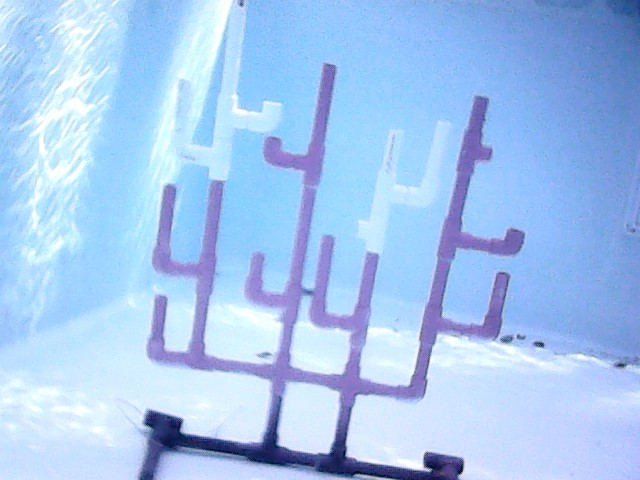
#> input picture images/coral/1/1.jpg, 640 x 480 px
$ python colors_test.py
#> lines starting #> are read from the running program, lines starting #| are printed output that depends on the picture; long printed decimals are rounded
### vision/images.py
"""Contains methods to get testing images from the images directory"""

import cv2
import os
from os import path, walk
from vision import images_path, config

def get_image(*paths):
    """Returns the image at the specified path with each folder as a separate argument.
    For example: `get_image("coral", "1", "1.jpg")`"""
    return cv2.imread(path.join(images_path, *paths))
#> returned value is the input picture: shape (480, 640, 3); mean B, G, R 240.7, 198.4, 164.9

# [18 lines left out: functions show_image, get_all_images, not called in this run]

def get_video(*paths):
    """Returns a VideoCapture object from a video file at the specified path with each folder as a separate argument."""
    return cv2.VideoCapture(path.join(images_path, *paths))

# [14 lines left out: functions get_folder, clear_folder, not called in this run]

def show_debug(image, name="Image", wait=True):
    """
    If it is running in debug mode, then the given image will be displayed.
    Parameters:
    image: The image to display
    name (str): The name of the window (Default "Image")
    wait (bool): If true, code will stop execution until a key is pressed (Default True)
    """
    if config.debug:
        cv2.imshow(name, image)
        if wait:
            cv2.waitKey(0)

### vision/colors.py
"""Gets the dominant colors in an image"""

from sklearn.cluster import KMeans
import numpy as np
import cv2
from vision.images import show_debug

def centroid_histogram(clt):
    """Gets number of different clusters and returns a normalized histogram from number of pixels assigned to each cluster.
    For example: 'centroid_histogram(clusters)'"""
    num_labels = np.arange(0, len(np.unique(clt.labels_)) + 1)
    (hist, _) = np.histogram(clt.labels_, bins=num_labels)

    # normalize the histogram so it sums to one
    hist = hist.astype("float")
    hist /= hist.sum()

    return hist


def plot_colors(hist, centroids):
    """Creates color bar window and plots the different colors of the image.
    For example: 'plot_colors(hist, clt.cluster_centers_)'"""
    # Dimensions of color bar window
    width = 500
    height = 50

    # Setting up the color bar window
    bar = np.zeros((height, width, 3), dtype="uint8")
    start_x = 0

    # Plot different colors
    for color in centroids:
        end_x = start_x + (width/len(centroids))
        cv2.rectangle(bar, (int(start_x), 0), (int(end_x), 50), color.astype("uint8").tolist(), -1)
        start_x = end_x
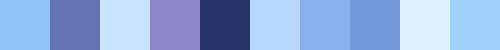
#> bar: shape (50, 500, 3); mean of channels 0, 1, 2 220.7, 172.5, 144.4; drawn as B, G, R

    return bar


def get_colors(image, clusters):
    """Gets the colors in an image and displays the histogram.
    For example: 'get_colors("coral", 8)'"""
    show_debug(image, wait=False)

    image = image.reshape(image.shape[0] * image.shape[1], 3)

    clt = KMeans(n_clusters=clusters)
    clt.fit(image)

    centroids = clt.cluster_centers_

    hist = centroid_histogram(clt)
    bar = plot_colors(hist, clt.cluster_centers_)

    show_debug(bar, name="Colors")
    cv2.destroyAllWindows()

    return centroids

### vision/__init__.py
from os import path

parent_dir = path.split(path.dirname(__file__))[0]
images_path = path.join(parent_dir, "images")

class Config:
    def __init__(self, debug):
        self.debug = debug

config = Config(False)

### vision/colors_test.py
from vision.colors import *
from vision.images import get_image
from vision import config

config.debug = True

image = get_image("coral", "1", "1.jpg")

print(get_colors(image, 10))
#| [[252.329 198.085 145.139]
#|  [179.698 116.153 100.435]
#|  [253.631 228.709 201.407]
#|  [204.659 136.113 141.642]
#|  [106.296  51.788   41.215]
#|  [252.373  216.171  183.783]
#|  [236.877 175.780 137.569]
#|  [218.884 153.945 116.213]
#|  [254.084 242.529  221.519]
#|  [253.171 210.384 159.962]]

$ run again, with images/coral/1/10.jpg copied over images/coral/1/1.jpg
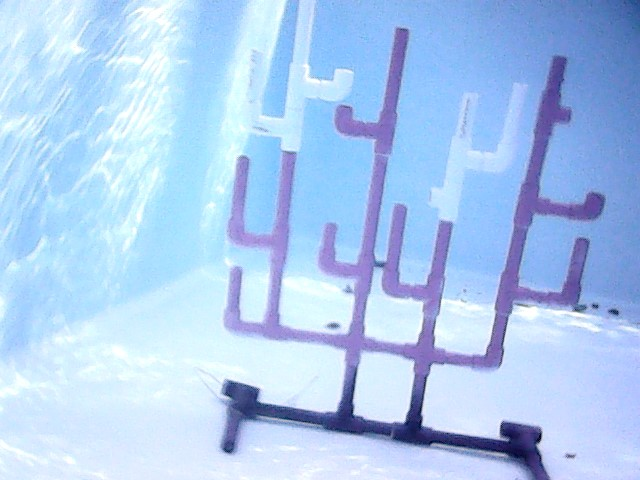
#> input picture images/coral/1/10.jpg, 640 x 480 px
#> in get_image, returned value is the input picture: shape (480, 640, 3); mean B, G, R 240, 202.7, 172.7
#> after the loop in plot_colors, `for color in centroids:`:
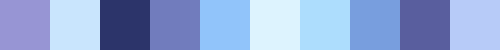
#> bar: shape (50, 500, 3); mean of channels 0, 1, 2 214.5, 166.9, 144; drawn as B, G, R
#| [[212.698 149.514  151.552 ]
#|  [253.568 229.214 201.552]
#|  [106.609  52.246  44.798]
#|  [189.969 124.699 113.360]
#|  [250.363 196.101 145.832]
#|  [254.135 243.126 221.885]
#> (further printed lines are left out)

$ run again, with images/coral/1/11.jpg copied over images/coral/1/1.jpg
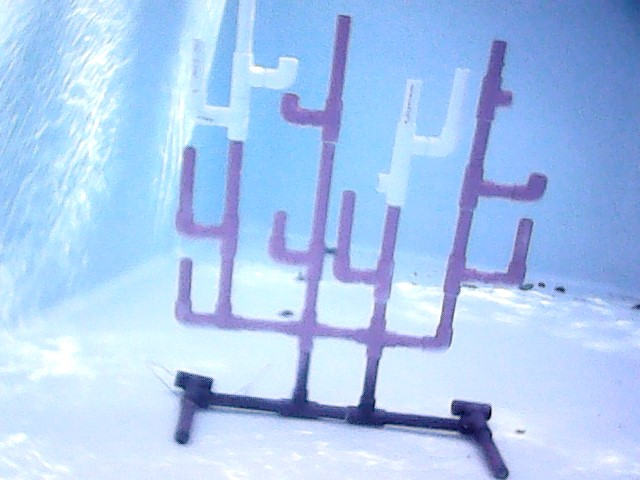
#> input picture images/coral/1/11.jpg, 640 x 480 px
#> in get_image, returned value is the input picture: shape (480, 640, 3); mean B, G, R 240.6, 200.6, 170
#> after the loop in plot_colors, `for color in centroids:`:
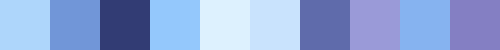
#> bar: shape (50, 500, 3); mean of channels 0, 1, 2 216.4, 165.9, 142.2; drawn as B, G, R
#| [[251.977 214.002 174.810]
#|  [216.525  150.939 113.459]
#|  [116.259   60.532  50.267]
#|  [252.155 200.905 148.894]
#|  [254.177 241.808 221.715]
#|  [253.622 227.200 201.818]
#> (further printed lines are left out)
